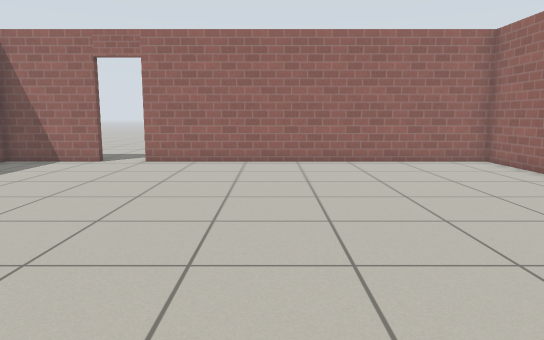
view 1 (above)

12 first-person views from a walk through a Gazebo world. The camera is 0.9 m above the floor, tilts 8° down and sees 70° across. The floor is counted in squares, 0.5 m on a side. Each view is taken from the middle of a square. On the plan, view 1 faces up. The plan holds only what a view shows up to about 18 squares ahead; the rest is blank. Gazebo's built-in surfaces are drawn with simple patterns.

view 2
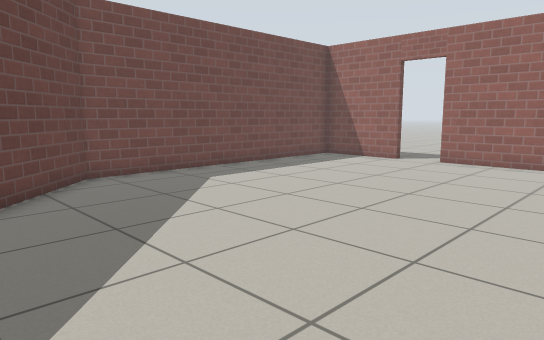

view 3
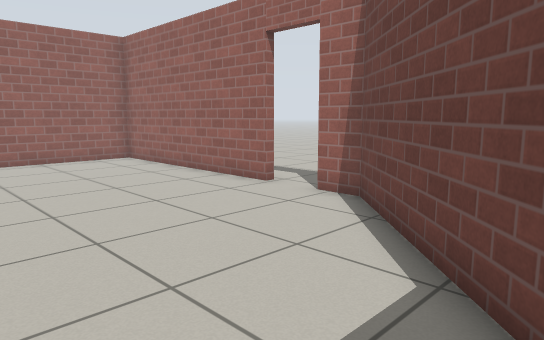

view 4
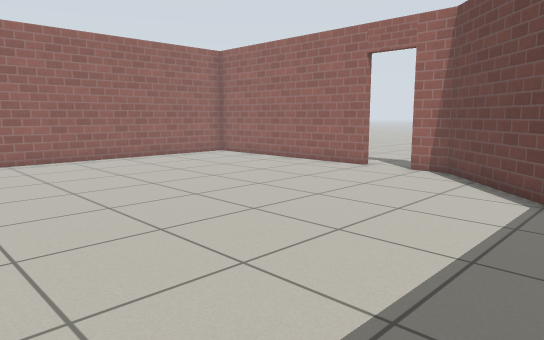

view 5
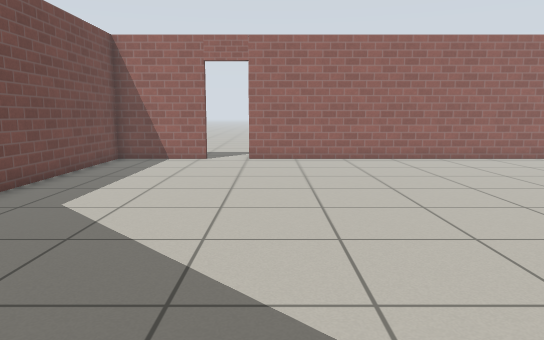

view 6
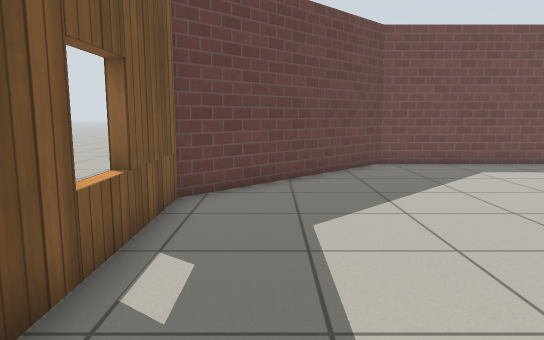

view 7
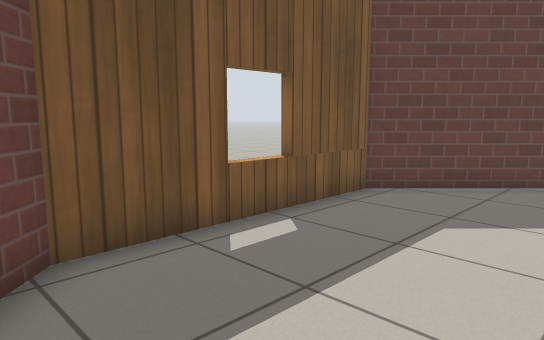

view 8
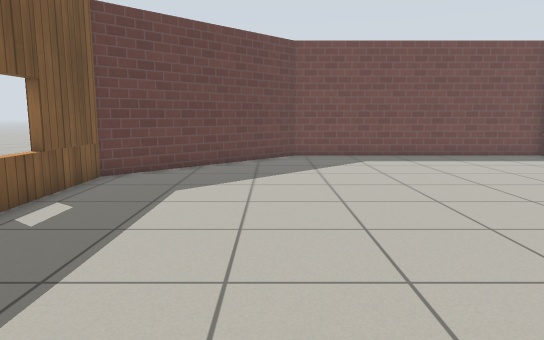

view 9
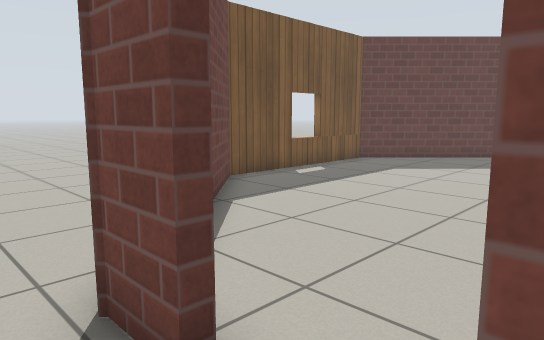

view 10
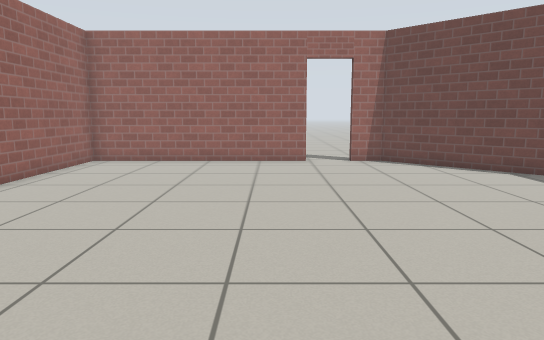

view 11
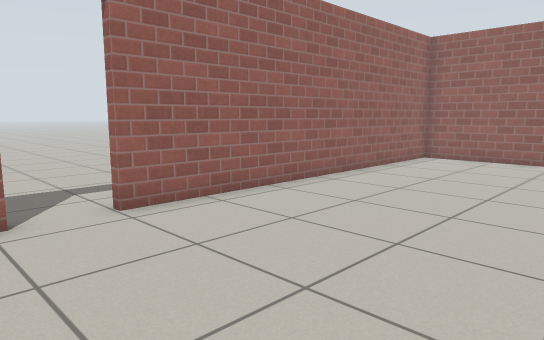

view 12
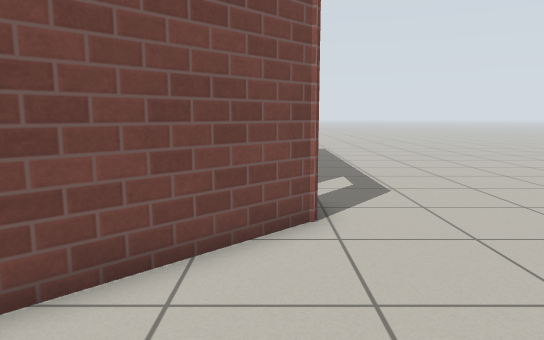

### Floor plan
Points are (right, up) in squares from view 1. A wall is a line through its corners. A room is listed if a view was taken in it or the views show most of it. See-through windows are left out.
Room 1 (views 1, 2, 3, 4, 5, 6, 7, 8, 10, 11)
walls: (8.4, 6.6) (8.4, 15.1) (-5, 15.1); (-6.6, 15.1) (-10.4, 15.1) (-10.4, 4) (-4.4, -2.1) (2.7, -2.1) (8.4, 3.6) (8.4, 4.9)
ways out: open door at (-5.5, 15) to room 2; open door at (8.7, 5.7) to room 2
Room 2 (view 9)
walls: (8.7, 4.9) (8.7, 3.5)
ways out: open door at (-5.5, 15) to room 1; open door at (8.7, 5.7) to room 1; opening at (10, 2) to room 3
Room 3 (view 12)
walls: (8.7, 3.5) (5.5, 0.3)
ways out: opening at (10, 2) to room 2

Where each view was taken, in squares from view 1:
view 1: 0 up, 0 right, facing up
view 2: 0 up, 1 right, facing up-left
view 3: 1 down, 1 right, facing up-right
view 4: 1 down, 4 left, facing up-right
view 5: 1 down, 4 left, facing up
view 6: 0 up, 4 right, facing left
view 7: 3 up, 4 right, facing down-left
view 8: 3 up, 7 right, facing left
view 9: 7 up, 10 right, facing down-left
view 10: 8 up, 7 left, facing right
view 11: 8 up, 8 left, facing up-right
view 12: 3 down, 8 right, facing up
